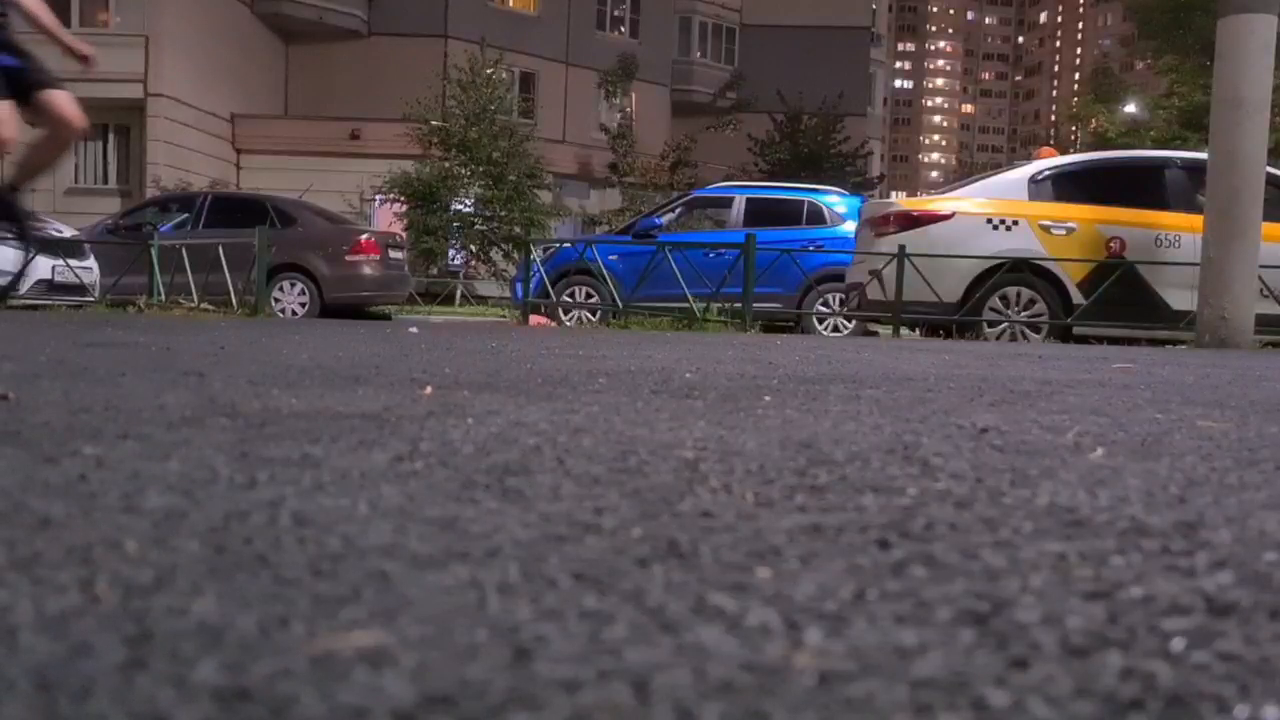
#> input picture frame 8 of lct2/unicycle.mp4, 1280 x 720 px, given in place of black_objects.mp4, which was not available
$ python slv.py
#> lines starting #> are read from the running program, lines starting #| are printed output that depends on the picture; after the words box and inside, x2 and y2 are one past the last pixel; in counts of white or black regions, pixels touching at a corner belong together
import cv2
import numpy as np
import matplotlib.pyplot as plt
import copy

cv2.namedWindow("mask", cv2.WINDOW_NORMAL)
cv2.resizeWindow("mask", 600, 900)

cv2.createTrackbar("hb", "mask", 255, 255, lambda i: 1)
cv2.createTrackbar("lb", "mask", 0, 255, lambda i: 1)
#> slider 'lb' is set to 51
cv2.createTrackbar("hg", "mask", 255, 255, lambda i: 1)
cv2.createTrackbar("lg", "mask", 0, 255, lambda i: 1)
#> slider 'lg' is set to 51
cv2.createTrackbar("hr", "mask", 255, 255, lambda i: 1)
cv2.createTrackbar("lr", "mask", 0, 255, lambda i: 1)
#> slider 'lr' is set to 51
cv2.createTrackbar("ha", "mask", 20000, 30000, lambda i: 1)
cv2.createTrackbar("la", "mask", 0, 30000, lambda i: 1)
#> slider 'la' is set to 6000

cap = cv2.VideoCapture('black_objects.mp4')  # Укажите путь к вашему видеофайлу
print(cap)
while True:
    ret, frame = cap.read()
#> frame is the input picture: shape (720, 1280, 3); mean B, G, R 81.9, 77.9, 86.3
    if not ret:
        print("Error: Couldn't read video")
        break

    img = copy.deepcopy(frame)
    hsv = cv2.cvtColor(img, cv2.COLOR_BGR2HSV)
#> hsv: shape (720, 1280, 3); mean H, S, V 101.9, 44.2, 90.2

    hb = cv2.getTrackbarPos("hb", "mask")
    lb = cv2.getTrackbarPos("lb", "mask")
    hg = cv2.getTrackbarPos("hg", "mask")
    lg = cv2.getTrackbarPos("lg", "mask")
    hr = cv2.getTrackbarPos("hr", "mask")
    lr = cv2.getTrackbarPos("lr", "mask")

    mask = cv2.inRange(hsv, (lb, lg, lr), (hb, hg, hr))
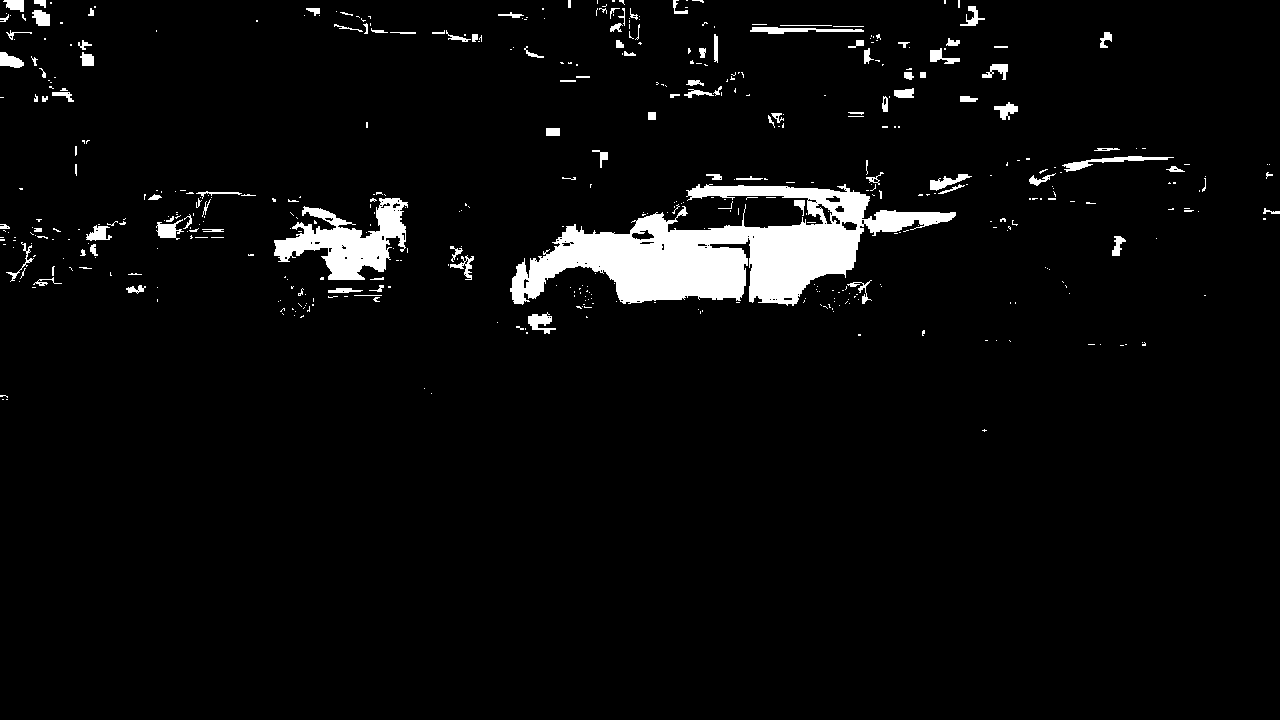
#> mask: shape (720, 1280); 4.3% white; 489 white regions (377 under 20 px), largest, box (x1, y1, x2, y2) and area: (510, 184, 956, 306) 24054, (274, 198, 408, 280) 5065, (1062, 156, 1174, 172) 491

    cv2.imshow("mask", mask)

    key = cv2.waitKey(1500) & 0xFF
#> (key q is pressed here)
    if key == ord("q"):
        break

cap.release()
cv2.destroyAllWindows()
cv2.waitKey(10)

$ run again, starting later in the video
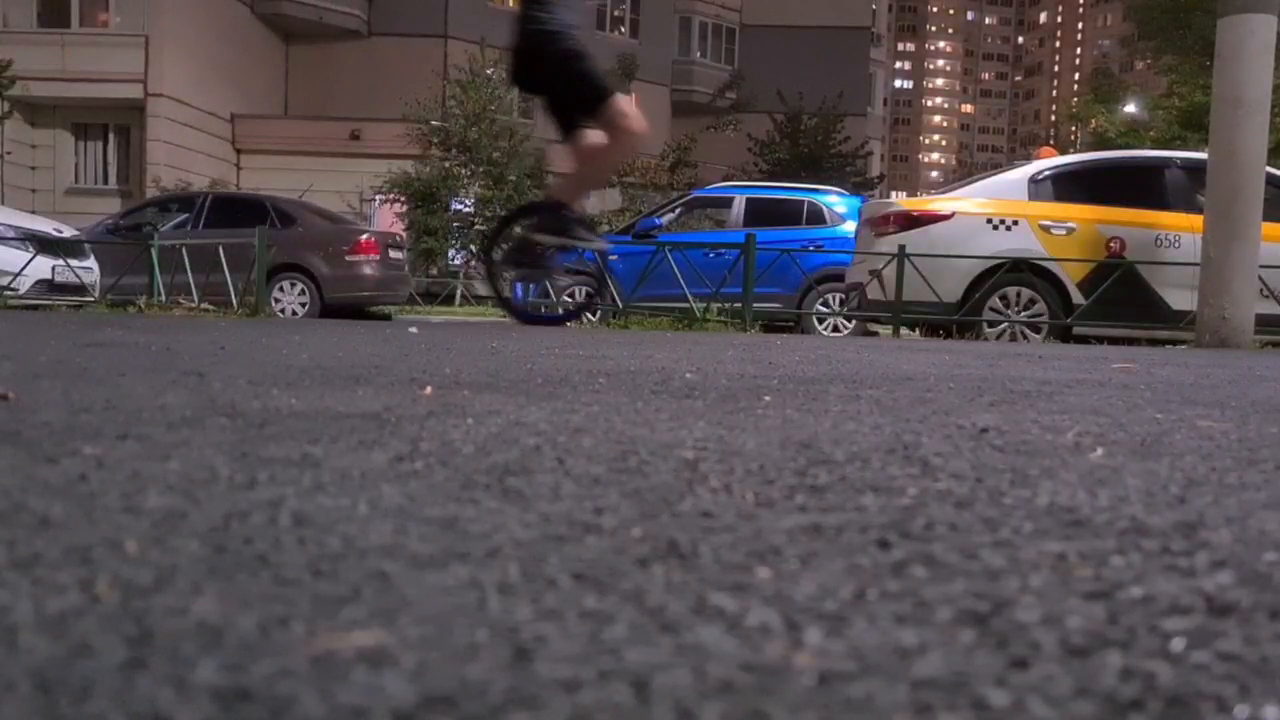
#> input picture frame 39 of lct2/unicycle.mp4, 1280 x 720 px, given in place of black_objects.mp4, which was not available
#> frame is the input picture: shape (720, 1280, 3); mean B, G, R 81.4, 77.6, 85.7
#> hsv: shape (720, 1280, 3); mean H, S, V 101.6, 44, 89.4
#> `mask = cv2.inRange(hsv, (lb, lg, lr), (hb, hg, hr))`:
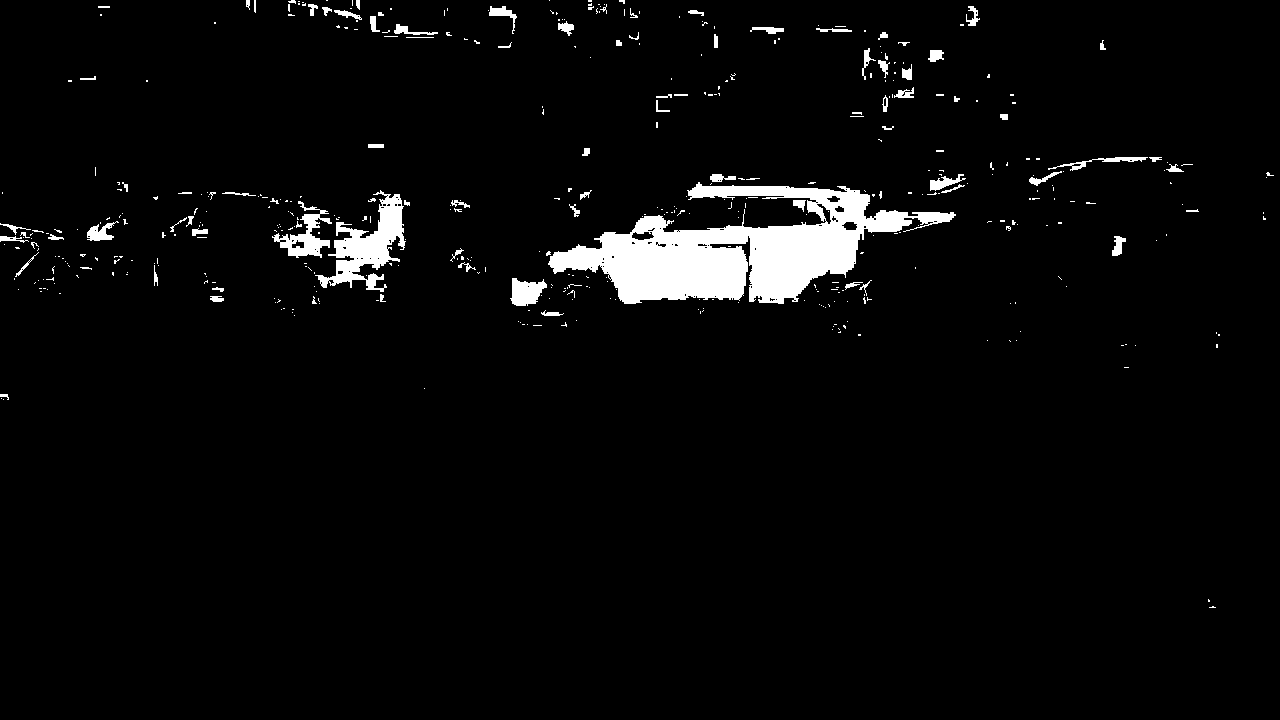
#> mask: shape (720, 1280); 3.7% white; 465 white regions (377 under 20 px), largest, box (x1, y1, x2, y2) and area: (548, 182, 956, 304) 21782, (315, 190, 406, 292) 3510, (272, 201, 332, 258) 1159

$ run again, starting later in the video
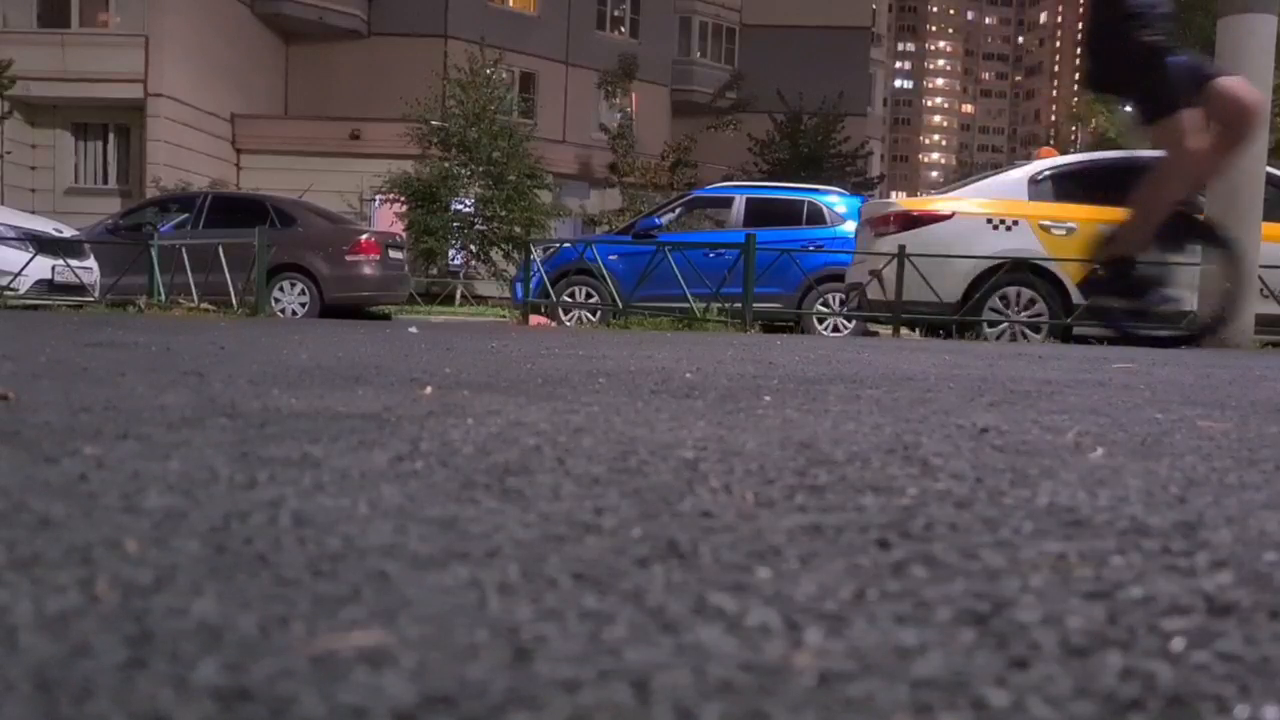
#> input picture frame 69 of lct2/unicycle.mp4, 1280 x 720 px, given in place of black_objects.mp4, which was not available
#> frame is the input picture: shape (720, 1280, 3); mean B, G, R 81.9, 76.9, 84.9
#> hsv: shape (720, 1280, 3); mean H, S, V 105.6, 43.3, 89.2
#> `mask = cv2.inRange(hsv, (lb, lg, lr), (hb, hg, hr))`:
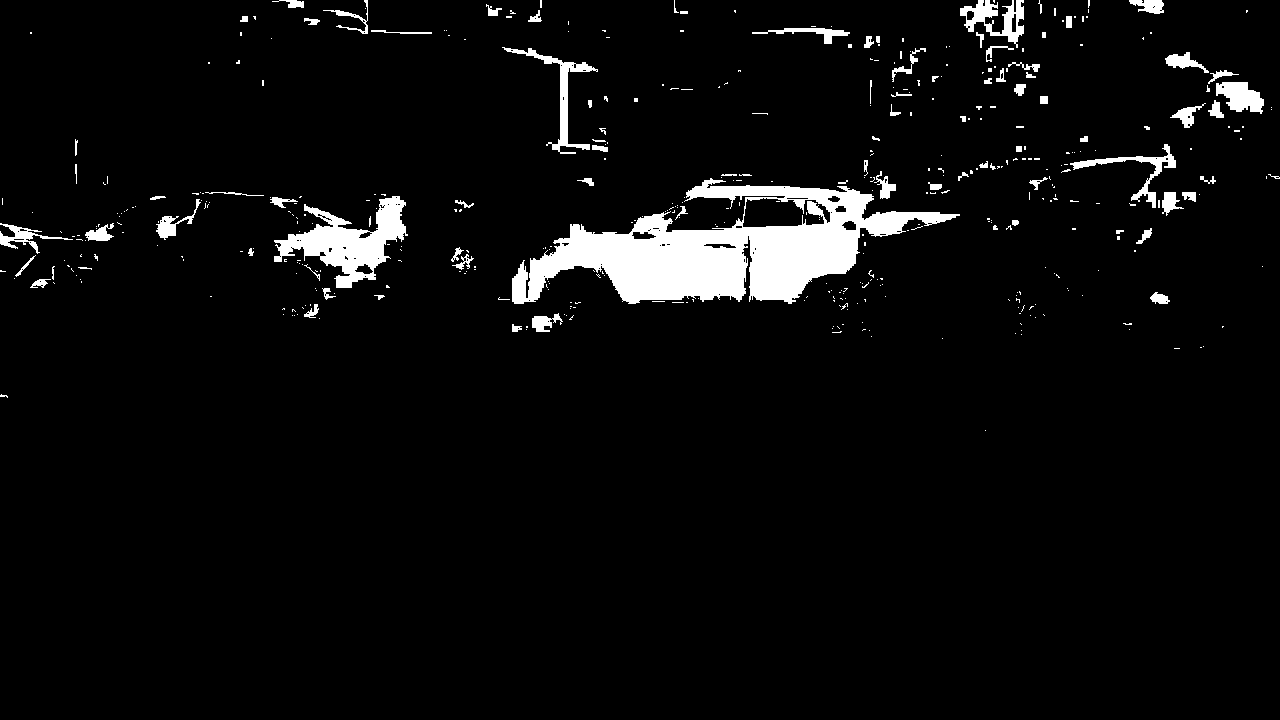
#> mask: shape (720, 1280); 4.7% white; 457 white regions (368 under 20 px), largest, box (x1, y1, x2, y2) and area: (512, 178, 960, 304) 24225, (274, 196, 408, 288) 5009, (502, 47, 598, 154) 1361
